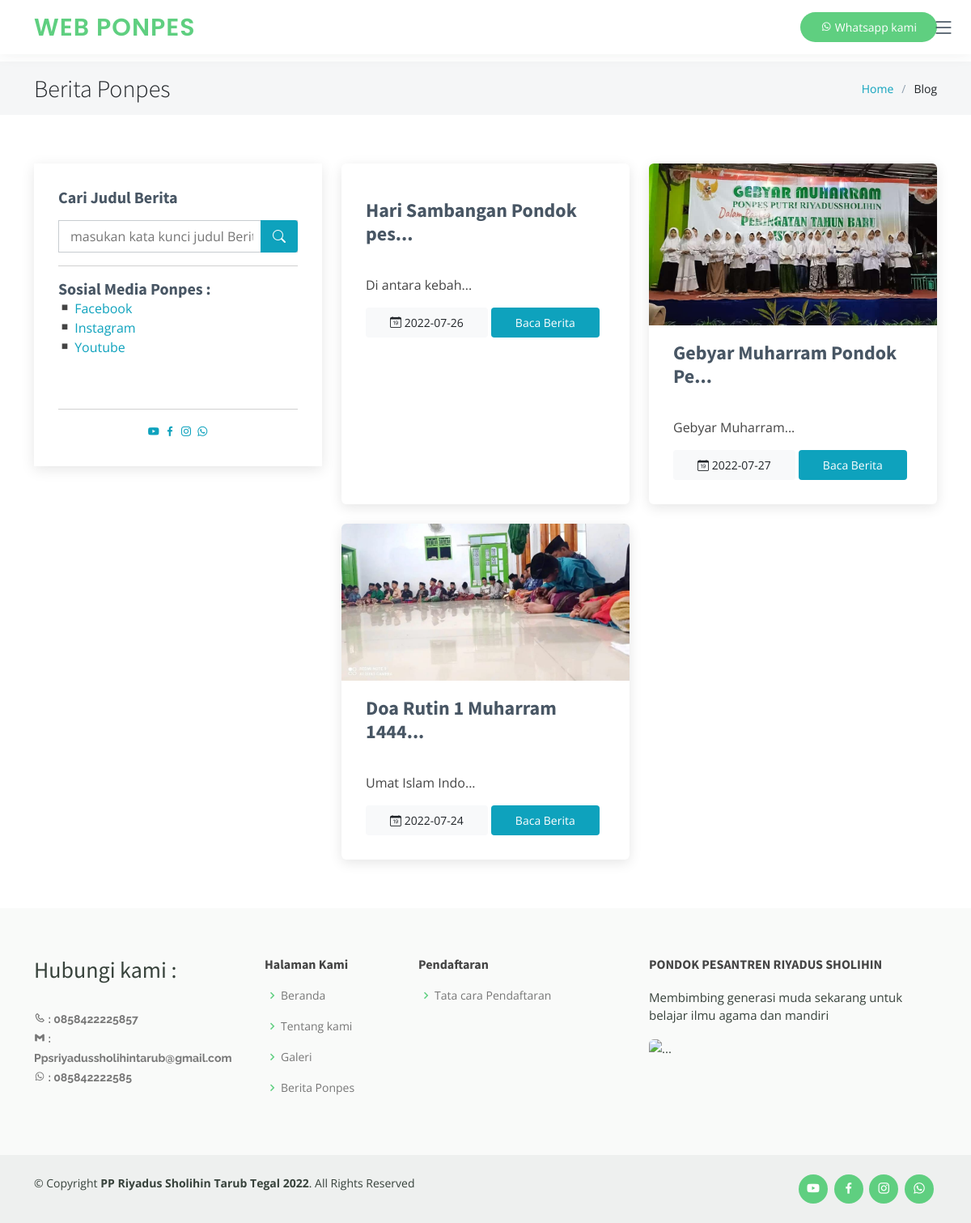
The page /index.php/utama/blog on the database its author committed.
### tables this page shows
CREATE TABLE `pengaturan` (
  `id_pengaturan` int(11) NOT NULL,
  `no_hp` varchar(13) NOT NULL,
  `email` varchar(100) NOT NULL,
  `pendaftaran_awal` date NOT NULL,
  `batas_akhir` date NOT NULL,
  `periode` varchar(100) NOT NULL,
  `whatsapp` varchar(100) NOT NULL,
  `instagram` text NOT NULL,
  `facebook` text NOT NULL,
  `youtube` text NOT NULL,
  `fasilitas` text NOT NULL,
  `nama_kepala_ponpes` varchar(150) NOT NULL,
  `image` varchar(250) NOT NULL
);

CREATE TABLE `berita` (
  `id_berita` int(11) NOT NULL,
  `judul` varchar(250) NOT NULL,
  `isi` text NOT NULL,
  `tanggal` date NOT NULL,
  `image` varchar(250) NOT NULL
);

### application/controllers/Utama.php (called while the page is built, shortened)
<?php
class Utama extends CI_Controller
{
    public function __construct()
    {
        $this->load->model(array('M_user', 'M_blog', 'M_galeri', 'M_pengaturan', 'M_brosur'));
    }
    function blog()
    {
        $data = array(
            'data' => $this->M_blog->GetAll()->result_array(),
            'footer' => $this->M_pengaturan->GetAll()->result_array(),
            'judul' => 'Halaman Berita',
        );
        $this->load->view('frontend/header');
        $this->load->view('frontend/blog/index', $data);
        $this->load->view('frontend/footer', $data);
    }
}

### index.php (called while the page is built, shortened)
<?php
require_once BASEPATH.'core/CodeIgniter.php';

### application/models/M_blog.php (called while the page is built, shortened)
<?php
class M_blog extends CI_Model
{
    private $table = 'berita';
    private $pk = 'id_berita';
    public function GetAll($id = null)
    {
        $this->db->order_by($this->pk, 'desc');
        return $this->db->get($this->table);
    }
}

### application/models/M_pengaturan.php (called while the page is built, shortened)
<?php
class M_pengaturan extends CI_Model
{
    private $table = 'pengaturan';
    private $pk = 'id_pengaturan';
    public function GetAll($id = null)
    {
        $this->db->order_by($this->pk, 'desc');
        return $this->db->get($this->table);
    }
}

### application/views/frontend/blog/index.php (the view)
<main id="main">
    <div class="breadcrumbs">
        <div class="container">
            <div class="d-flex justify-content-between align-items-center">
                <h2 class="text-dark">Berita Ponpes</h2>
                <ol>
                    <li><a href="<?php echo base_url('utama') ?>">Home</a></li>
                    <li class="text-dark">Blog</li>
                </ol>
            </div>
        </div>
    </div>
    <section id="blog" class="blog">
        <div class="container" data-aos="fade-up">
            <div class="row">
                <div class="col-lg-4">
                    <div class="sidebar">
                        <div class="sidebar-item search-form">
                            <h3 class="sidebar-title">Cari Judul Berita</h3>
                            <form action="" class="mt-3" method="post">
                                <input type="text" class="rounded" placeholder="masukan kata kunci judul Berita....." name="keyword">
                                <button type="submit"><i class="bi bi-search"></i></button>
                            </form>
                            <hr>
                            <?php
                            foreach ($footer as $ft) { ?>
                                <h4 class="sidebar-title">Sosial Media Ponpes :</h4>
                                <i class="bx bx-stop"></i> <a href="<?php echo ucwords($ft['facebook']); ?>">Facebook</a><br>
                                <i class="bx bx-stop"></i> <a href="<?php echo ucwords($ft['instagram']); ?>">Instagram</a><br>
                                <i class="bx bx-stop"></i> <a href="<?php echo ucwords($ft['youtube']); ?>">Youtube</a><br>
                                <br><br>
                                <hr>
                                <div class="social-links text-center text-md-right pt-3 pt-md-0">
                                    <a href="<?php echo ucwords($ft['youtube']); ?>" class="youtube"><i class="bx bxl-youtube"></i></a>
                                    <a href="<?php echo ucwords($ft['facebook']); ?>" class="facebook"><i class="bx bxl-facebook"></i></a>
                                    <a href="<?php echo ucwords($ft['instagram']); ?>" class="instagram"><i class="bx bxl-instagram"></i></a>
                                    <a href="https://wa.me/xxxxx?text=Saya%20tertarik%20dengan%20ponpes%20Anda" class="google-plus"><i class="bx bxl-whatsapp"></i></a>
                                </div>
                            <?php } ?>
                        </div>
                    </div>
                </div>
                <div class="col-lg-8">
                    <div class="row gy-4 posts-list">
                        <?php $no = 1;
                        foreach ($data as $data) { ?>
                            <div class="col-lg-6">
                                <article class="d-flex flex-column rounded">
                                    <div class="post-img">
                                        <img src="<?php echo base_url(); ?>assets/images/upload/<?= $data['image']; ?>" alt="" class="img-fluid rounded-top">
                                    </div>
                                    <h2 class="title">
                                        <a href=""><?php echo substr($data['judul'], 0, 25) . '...'; ?></a><br>
                                    </h2>
                                    <div class="content">
                                        <p>
                                            <?php echo substr($data['isi'], 0, 100) . '...'; ?>
                                        </p>
                                    </div>
                                    <div class="read-more mt-auto align-self-end">
                                        <a class="bg-light text-dark" href="#"><i class="bi bi-calendar-date">&nbsp;</i><?= $data['tanggal']; ?></a>
                                        <a href="<?php echo base_url('utama/detail/' . $data['id_berita']) ?>">Baca Berita</a>
                                    </div>
                                </article>
                            </div>
                        <?php $no++;
                        } ?>
                    </div>
                </div>
            </div>
        </div>
    </section>
</main>

### application/views/frontend/header.php (shortened to what this page needs)
<!DOCTYPE html>
<html lang="en">
<head>
    <link href="<?php echo base_url() ?>assets/frontend/vendor/animate.css/animate.min.css" rel="stylesheet">
    <link href="<?php echo base_url() ?>assets/frontend/vendor/aos/aos.css" rel="stylesheet">
    <link href="<?php echo base_url() ?>assets/frontend/vendor/bootstrap/css/bootstrap.min.css" rel="stylesheet">
    <link href="<?php echo base_url() ?>assets/frontend/vendor/bootstrap-icons/bootstrap-icons.css" rel="stylesheet">
    <link href="<?php echo base_url() ?>assets/frontend/vendor/boxicons/css/boxicons.min.css" rel="stylesheet">
    <link href="<?php echo base_url() ?>assets/frontend/vendor/remixicon/remixicon.css" rel="stylesheet">
    <link href="<?php echo base_url() ?>assets/frontend/vendor/swiper/swiper-bundle.min.css" rel="stylesheet">
    <link href="<?php echo base_url() ?>assets/blog/vendor/bootstrap/css/bootstrap.min.css" rel="stylesheet">
    <link href="<?php echo base_url() ?>assets/blog/vendor/bootstrap-icons/bootstrap-icons.css" rel="stylesheet">
    <link href="<?php echo base_url() ?>assets/blog/vendor/aos/aos.css" rel="stylesheet">
    <link href="<?php echo base_url() ?>assets/blog/vendor/glightbox/css/glightbox.min.css" rel="stylesheet">
    <link href="<?php echo base_url() ?>assets/blog/vendor/swiper/swiper-bundle.min.css" rel="stylesheet">
    <link href="<?php echo base_url() ?>assets/blog/css/variables.css" rel="stylesheet">
    <link href="<?php echo base_url() ?>assets/frontend/css/style.css" rel="stylesheet">
    <link href="<?php echo base_url() ?>assets/blog/css/main.css" rel="stylesheet">
</head>
<body>
    <header id="header" class="fixed-top">
        <div class="container d-flex align-items-center">
            <h1 class="logo me-auto"><a href="<?php echo base_url('utama') ?>">WEB PONPES</a></h1>
            <nav id="navbar" class="navbar order-last order-lg-0">
                <i class="bi bi-list mobile-nav-toggle"></i>
            </nav>
            <a href="https://wa.me/xxxxx?text=Saya%20tertarik%20dengan%20ponpes%20Anda" class="get-started-btn"><i class="bx bxl-whatsapp"></i> Whatsapp kami</a>
        </div>
    </header>

### application/views/frontend/footer.php (shortened to what this page needs)
<footer id="footer">
    <div class="footer-top">
        <div class="container">
            <div class="row">
                <div class="col-lg-3 col-md-6 footer-contact">
                    <h3>Hubungi kami :</h3>
                    <p>
                        <br>
                        <?php
                           foreach ($footer as $data) { ?>
                            <strong><i class='bx bx-phone'></i> : <?php echo ucwords($data['no_hp']); ?></strong><br>
                            <strong><i class='bx bxl-gmail'></i> : <?php echo ucwords($data['email']); ?></strong><br>
                            <strong><i class='bx bxl-whatsapp'></i> : <?php echo ucwords($data['whatsapp']); ?></strong> <br><br>
                        <?php } ?>
                    </p>
                </div>
                <div class="col-lg-2 col-md-6 footer-links">
                    <h4>Halaman Kami</h4>
                    <ul>
                        <li><i class="bx bx-chevron-right"></i> <a href="<?php echo base_url('utama') ?>">Beranda</a></li>
                        <li><i class="bx bx-chevron-right"></i> <a href="<?php echo base_url('utama/tentangKami') ?>">Tentang kami</a></li>
                        <li><i class="bx bx-chevron-right"></i> <a href="<?php echo base_url('utama/galeri') ?>">Galeri</a></li>
                        <li><i class="bx bx-chevron-right"></i> <a href="<?php echo base_url('utama/blog') ?>">Berita Ponpes</a></li>
                    </ul>
                </div>
                <div class="col-lg-3 col-md-6 footer-links">
                    <h4>Pendaftaran</h4>
                    <ul>
                        <li><i class="bx bx-chevron-right"></i> <a href="<?php echo base_url('utama/tataCaraMendaftar') ?>">Tata cara Pendaftaran</a></li>
                    </ul>
                </div>
                <div class="col-lg-4 col-md-6 footer-newsletter">
                    <h4>PONDOK PESANTREN RIYADUS SHOLIHIN</h4>
                    <p>Membimbing generasi muda sekarang untuk belajar ilmu agama dan mandiri</p>
                    <img src="<?= base_url() ?>assets/blog/img/logo.png" class="img-fluid rounded" alt="..." width="25%">
                </div>
            </div>
        </div>
    </div>
    <div class="container d-md-flex py-4">
        <div class="me-md-auto text-center text-md-start">
            <div class="copyright">
                &copy; Copyright <strong><span> PP Riyadus Sholihin Tarub Tegal </span></strong>. All Rights Reserved
            </div>
        </div>
        <div class="social-links text-center text-md-right pt-3 pt-md-0">
            <?php
               foreach ($footer as $data) { ?>
                <a href="<?php echo ucwords($data['youtube']); ?>" class="youtube"><i class="bx bxl-youtube"></i></a>
                <a href="<?php echo ucwords($data['facebook']); ?>" class="facebook"><i class="bx bxl-facebook"></i></a>
                <a href="<?php echo ucwords($data['instagram']); ?>" class="instagram"><i class="bx bxl-instagram"></i></a>
                <a href="https://wa.me/xxxxx?text=Saya%20tertarik%20dengan%20ponpes%20Anda" class="google-plus"><i class="bx bxl-whatsapp"></i></a>
            <?php } ?>
        </div>
    </div>
</footer>
</body>
</html>

### assets/blog/css/variables.css (style rules this page uses)
:root { --font-default: 'Open Sans', system-ui, -apple-system, "Segoe UI", Roboto, "Helvetica Neue", Arial, "Noto Sans", "Liberation Sans", sans-serif, "Apple Color Emoji", "Segoe UI Emoji", "Segoe UI Symbol", "Noto Color Emoji"; --font-primary: 'Source Sans Pro', sans-serif; --font-secondary: 'Poppins', sans-serif; --color-default: #1a1f24; --color-default-rgb: 26, 31, 36; --color-links: #0ea2bd; --color-links-hover: #1ec3e0; --color-primary: #0ea2bd; --color-primary-light: #1ec3e0; --color-primary-dark: #0189a1; --color-primary-rgb: 14, 162, 189; --color-primary-light-rgb: 30, 195, 224; --color-primary-dark-rgb: 1, 137, 161; --color-secondary: #485664; --color-secondary-light: #8f9fae; --color-secondary-dark: #3a4753; --color-secondary-rgb: 72, 86, 100; --color-secondary-light-rgb: 143, 159, 174; --color-secondary-dark-rgb: 58, 71, 83; --color-blue: #0d6efd; --color-blue-rgb: 13, 110, 253; --color-indigo: #6610f2; --color-indigo-rgb: 102, 16, 242; --color-purple: #6f42c1; --color-purple-rgb: 111, 66, 193; --color-pink: #f3268c; --color-pink-rgb: 243, 38, 140; --color-red: #df1529; --color-red-rgb: 223, 21, 4; --color-orange: #fd7e14; --color-orange-rgb: 253, 126, 20; --color-yellow: #ffc107; --color-yellow-rgb: 255, 193, 7; --color-green: #059652; --color-green-rgb: 5, 150, 82; --color-teal: #20c997; --color-teal-rgb: 32, 201, 151; --color-cyan: #0dcaf0; --color-cyan-rgb: 13, 202, 240; --color-white: #ffffff; --color-white-rgb: 255, 255, 255; --color-gray: #6c757d; --color-gray-rgb: 108, 117, 125; --color-black: #000000; --color-black-rgb: 0, 0, 0; }
:root { --bs-blue: var(--color-blue); --bs-indigo: var(--color-indigo); --bs-purple: var(--color-purple); --bs-pink: var(--color-pink); --bs-red: var(--color-red); --bs-orange: var(--color-orange); --bs-yellow: var(--color-yellow); --bs-green: var(--color-green); --bs-teal: var(--color-teal); --bs-cyan: var(--color-cyan); --bs-white: var(--color-white); --bs-gray: var(--color-gray); --bs-gray-dark: #343a40; --bs-gray-100: #f8f9fa; --bs-gray-200: #e9ecef; --bs-gray-300: #dee2e6; --bs-gray-400: #ced4da; --bs-gray-500: #adb5bd; --bs-gray-600: #6c757d; --bs-gray-700: #495057; --bs-gray-800: #343a40; --bs-gray-900: #212529; --bs-primary: var(--color-blue); --bs-secondary: var(--color-blue); --bs-success: #198754; --bs-info: #0dcaf0; --bs-warning: #ffc107; --bs-danger: #dc3545; --bs-light: #f8f9fa; --bs-dark: #212529; --bs-primary-rgb: var(--color-primary-rgb); --bs-secondary-rgb: var(--color-secondary-rgb); --bs-success-rgb: 25, 135, 84; --bs-info-rgb: 13, 202, 240; --bs-warning-rgb: 255, 193, 7; --bs-danger-rgb: 220, 53, 69; --bs-light-rgb: 248, 249, 250; --bs-dark-rgb: 33, 37, 41; --bs-white-rgb: var(--color-white-rgb); --bs-black-rgb: var(--color-black-rgb); --bs-body-color-rgb: var(--color-default-rgb); --bs-body-bg-rgb: 255, 255, 255; --bs-font-sans-serif: var(--font-default); --bs-font-monospace: SFMono-Regular, Menlo, Monaco, Consolas, "Liberation Mono", "Courier New", monospace; --bs-gradient: linear-gradient(180deg, rgba(255, 255, 255, 0.15), rgba(255, 255, 255, 0)); --bs-body-font-family: var(--font-default); --bs-body-font-size: 1rem; --bs-body-font-weight: 400; --bs-body-line-height: 1.5; --bs-body-color: var(--color-default); --bs-body-bg: #fff; }

### rows shown on the page
pengaturan: no_hp "0858422225857", email "Ppsriyadussholihintarub@gmail.com", whatsapp "085842222585"
berita: judul "Hari Sambangan Pondok pes", isi "Di antara kebah", tanggal "2022-07-26"
berita: image (picture), judul "Gebyar Muharram Pondok Pe", isi "Gebyar Muharram", tanggal "2022-07-27"
berita: image (picture), judul "Doa Rutin 1 Muharram 1444", isi "Umat Islam Indo", tanggal "2022-07-24"
